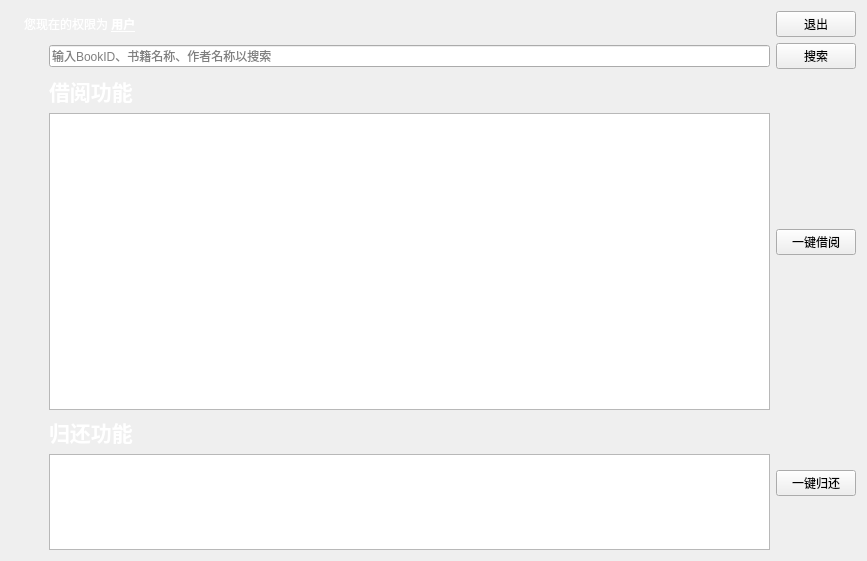
<?xml version="1.0" encoding="UTF-8"?>
<ui version="4.0">
 <class>mainoperator</class>
 <widget class="QWidget" name="mainoperator">
  <property name="geometry">
   <rect>
    <x>0</x>
    <y>0</y>
    <width>867</width>
    <height>561</height>
   </rect>
  </property>
  <property name="windowTitle">
   <string>Form</string>
  </property>
  <property name="windowIcon">
   <iconset resource="res.qrc">
    <normaloff>:/Book.png</normaloff>:/Book.png</iconset>
  </property>
  <layout class="QVBoxLayout" name="verticalLayout_3" stretch="1,1,5,2">
   <item>
    <layout class="QHBoxLayout" name="horizontalLayout_4">
     <item>
      <widget class="QLabel" name="label_4">
       <property name="text">
        <string/>
       </property>
      </widget>
     </item>
     <item>
      <widget class="QLabel" name="label">
       <property name="frameShadow">
        <enum>QFrame::Plain</enum>
       </property>
       <property name="text">
        <string>&lt;html&gt;&lt;head/&gt;&lt;body&gt;&lt;p&gt;&lt;span style=&quot; color:#ffffff;&quot;&gt;您现在的权限为 &lt;/span&gt;&lt;span style=&quot; font-weight:600; text-decoration: underline; color:#ffffff;&quot;&gt;用户&lt;/span&gt;&lt;/p&gt;&lt;/body&gt;&lt;/html&gt;</string>
       </property>
      </widget>
     </item>
     <item>
      <spacer name="horizontalSpacer">
       <property name="orientation">
        <enum>Qt::Horizontal</enum>
       </property>
       <property name="sizeHint" stdset="0">
        <size>
         <width>40</width>
         <height>20</height>
        </size>
       </property>
      </spacer>
     </item>
     <item>
      <widget class="QPushButton" name="bt_quit">
       <property name="text">
        <string>退出</string>
       </property>
       <property name="icon">
        <iconset resource="res.qrc">
         <normaloff>:/quit.png</normaloff>:/quit.png</iconset>
       </property>
      </widget>
     </item>
    </layout>
   </item>
   <item>
    <layout class="QHBoxLayout" name="horizontalLayout_3" stretch="1,19,0">
     <item>
      <spacer name="horizontalSpacer_4">
       <property name="orientation">
        <enum>Qt::Horizontal</enum>
       </property>
       <property name="sizeHint" stdset="0">
        <size>
         <width>40</width>
         <height>20</height>
        </size>
       </property>
      </spacer>
     </item>
     <item>
      <widget class="QLineEdit" name="le_explore">
       <property name="placeholderText">
        <string>输入BookID、书籍名称、作者名称以搜索</string>
       </property>
      </widget>
     </item>
     <item>
      <widget class="QPushButton" name="bt_explore">
       <property name="text">
        <string>搜索</string>
       </property>
       <property name="icon">
        <iconset resource="res.qrc">
         <normaloff>:/find.png</normaloff>:/find.png</iconset>
       </property>
      </widget>
     </item>
    </layout>
   </item>
   <item>
    <layout class="QHBoxLayout" name="horizontalLayout" stretch="1,19,2">
     <item>
      <spacer name="horizontalSpacer_2">
       <property name="orientation">
        <enum>Qt::Horizontal</enum>
       </property>
       <property name="sizeHint" stdset="0">
        <size>
         <width>13</width>
         <height>221</height>
        </size>
       </property>
      </spacer>
     </item>
     <item>
      <layout class="QVBoxLayout" name="verticalLayout">
       <item>
        <widget class="QLabel" name="label_2">
         <property name="text">
          <string>&lt;html&gt;&lt;head/&gt;&lt;body&gt;&lt;p&gt;&lt;span style=&quot; font-size:16pt; font-weight:600; color:#ffffff;&quot;&gt;借阅功能&lt;/span&gt;&lt;/p&gt;&lt;/body&gt;&lt;/html&gt;</string>
         </property>
        </widget>
       </item>
       <item>
        <widget class="QTableWidget" name="tw_borrow"/>
       </item>
      </layout>
     </item>
     <item>
      <widget class="QPushButton" name="bt_borrow">
       <property name="enabled">
        <bool>true</bool>
       </property>
       <property name="sizePolicy">
        <sizepolicy hsizetype="Maximum" vsizetype="Fixed">
         <horstretch>0</horstretch>
         <verstretch>0</verstretch>
        </sizepolicy>
       </property>
       <property name="text">
        <string>一键借阅</string>
       </property>
       <property name="icon">
        <iconset resource="res.qrc">
         <normaloff>:/jieshu.png</normaloff>:/jieshu.png</iconset>
       </property>
      </widget>
     </item>
    </layout>
   </item>
   <item>
    <layout class="QHBoxLayout" name="horizontalLayout_2" stretch="1,19,2">
     <item>
      <spacer name="horizontalSpacer_3">
       <property name="orientation">
        <enum>Qt::Horizontal</enum>
       </property>
       <property name="sizeHint" stdset="0">
        <size>
         <width>40</width>
         <height>20</height>
        </size>
       </property>
      </spacer>
     </item>
     <item>
      <layout class="QVBoxLayout" name="verticalLayout_2">
       <item>
        <widget class="QLabel" name="label_3">
         <property name="text">
          <string>&lt;html&gt;&lt;head/&gt;&lt;body&gt;&lt;p&gt;&lt;span style=&quot; font-size:16pt; font-weight:600; color:#ffffff;&quot;&gt;归还功能&lt;/span&gt;&lt;/p&gt;&lt;/body&gt;&lt;/html&gt;</string>
         </property>
        </widget>
       </item>
       <item>
        <widget class="QTableWidget" name="tw_return"/>
       </item>
      </layout>
     </item>
     <item>
      <widget class="QPushButton" name="bt_return">
       <property name="text">
        <string>一键归还</string>
       </property>
       <property name="icon">
        <iconset resource="res.qrc">
         <normaloff>:/huanshu.png</normaloff>:/huanshu.png</iconset>
       </property>
      </widget>
     </item>
    </layout>
   </item>
  </layout>
 </widget>
 <resources>
  <include location="res.qrc"/>
 </resources>
 <connections/>
</ui>
